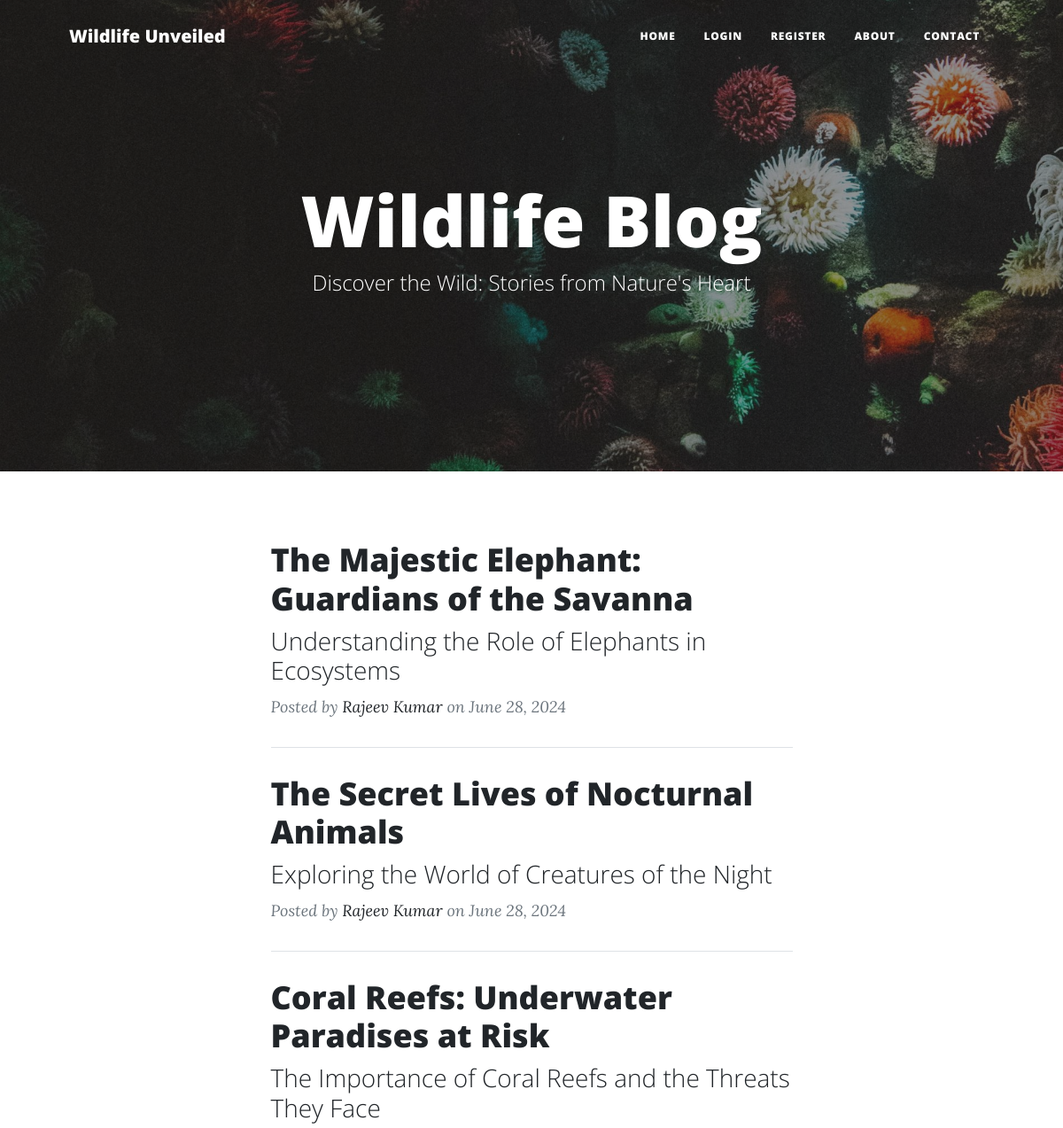
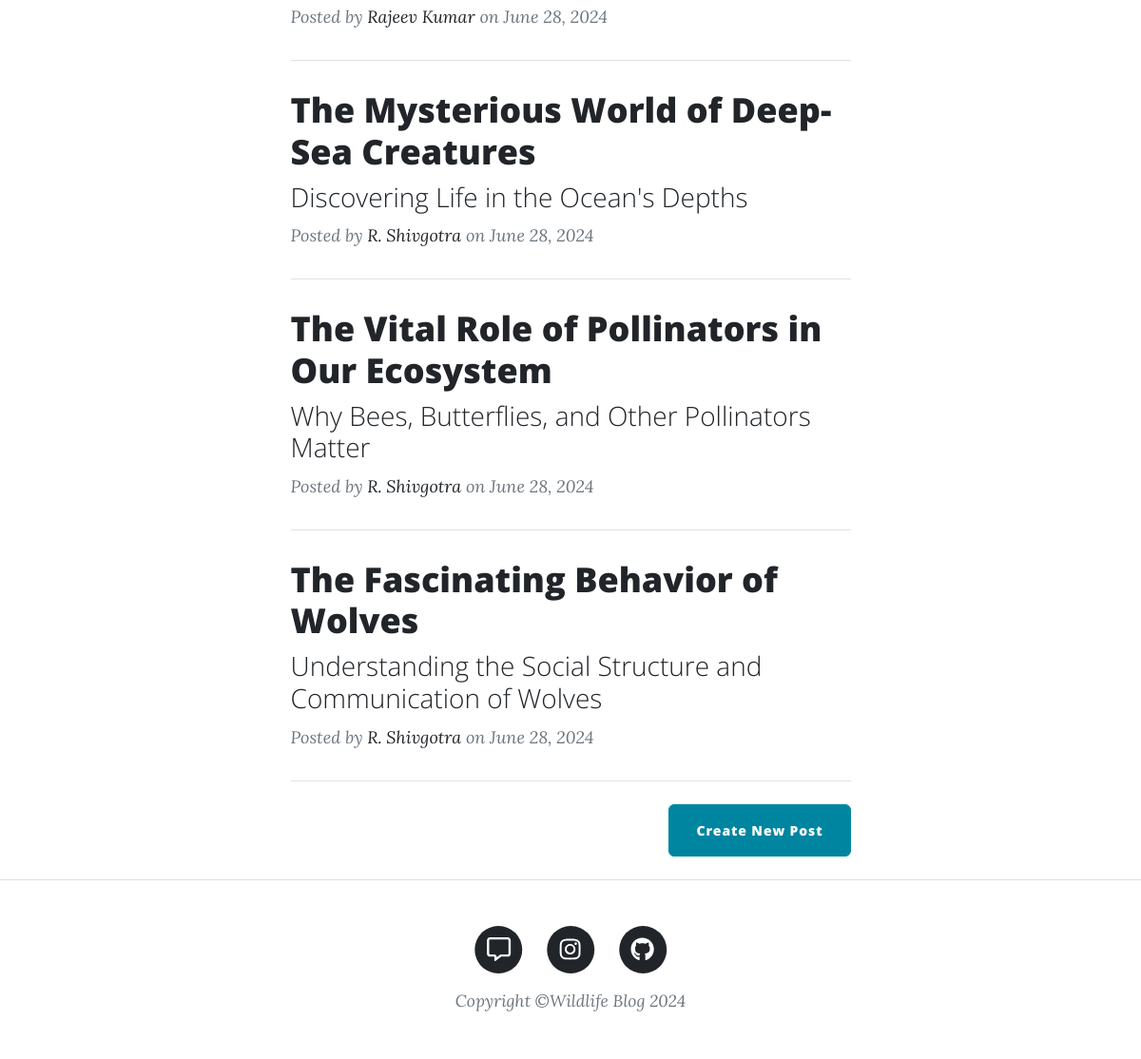
The page / on the database its author committed (2 pictures, top to bottom).
### main.py (models this page shows)
class BlogPost(db.Model):
    __tablename__ = "blog_posts"
    id: Mapped[int] = mapped_column(Integer, primary_key=True)
    author_id: Mapped[int] = mapped_column(Integer, db.ForeignKey("users.id"))
    author = relationship("User", back_populates="posts")
    title: Mapped[str] = mapped_column(String(250), unique=True, nullable=False)
    subtitle: Mapped[str] = mapped_column(String(250), nullable=False)
    date: Mapped[str] = mapped_column(String(250), nullable=False)
    body: Mapped[str] = mapped_column(Text, nullable=False)
    img_url: Mapped[str] = mapped_column(String(250), nullable=False)
    comments = relationship("Comment", back_populates="parent_post")

class User(UserMixin, db.Model):
    __tablename__ = "users"
    id: Mapped[int] = mapped_column(Integer, primary_key=True)
    email: Mapped[str] = mapped_column(String(100), unique=True)
    password: Mapped[str] = mapped_column(String(100))
    name: Mapped[str] = mapped_column(String(100))
    posts = relationship("BlogPost", back_populates="author")
    comments = relationship("Comment", back_populates="comment_author")

### main.py (the view)
@app.route('/')
def get_all_posts():
    result = db.session.execute(db.select(BlogPost))
    posts = result.scalars().all()
    return render_template("index.html", all_posts=posts)

### templates/index.html (shortened to what this page needs)
{% include "header.html" %}
<header
  class="masthead"
  style="background-image: url('../static/assets/img/home-bg.jpg')"
>
  <div class="container position-relative px-4 px-lg-5">
    <div class="row gx-4 gx-lg-5 justify-content-center">
      <div class="col-md-10 col-lg-8 col-xl-7">
        <div class="site-heading">
          <h1>Wildlife Blog</h1>
          <span class="subheading">Discover the Wild: Stories from Nature's Heart</span>
        </div>
      </div>
    </div>
  </div>
</header>
<div class="container px-4 px-lg-5">
  <div class="row gx-4 gx-lg-5 justify-content-center">
    <div class="col-md-10 col-lg-8 col-xl-7">
      {% for post in all_posts %}
      <div class="post-preview">
        <a href="{{ url_for('show_post', post_id=post.id) }}">
          <h2 class="post-title">{{ post.title }}</h2>
          <h3 class="post-subtitle">{{ post.subtitle }}</h3>
        </a>
        <p class="post-meta">
          Posted by
          <a href="#">{{post.author.name}}</a>
          on {{post.date}}
        </p>
      </div>
      <hr class="my-4" />
      {% endfor %}
      <div class="d-flex justify-content-end mb-4">
        <a
          class="btn btn-primary float-right"
          href="{{url_for('add_new_post')}}"
          >Create New Post</a
        >
      </div>
    </div>
  </div>
</div>
{% include "footer.html" %}

### templates/header.html (shortened to what this page needs)
<!DOCTYPE html>
<html lang="en">
  <head>
    {% block styles %}
    {{ bootstrap.load_css() }}
    <link
      href="{{ url_for('static', filename='css/styles.css') }}"
      rel="stylesheet"
    />
    {% endblock %}
  </head>
  <body>
    <nav class="navbar navbar-expand-lg navbar-light" id="mainNav">
      <div class="container px-4 px-lg-5">
        <a class="navbar-brand" href="/">Wildlife Unveiled</a>
        <div class="collapse navbar-collapse" id="navbarResponsive">
          <ul class="navbar-nav ms-auto py-4 py-lg-0">
            <li class="nav-item">
              <a
                class="nav-link px-lg-3 py-3 py-lg-4"
                href="{{ url_for('get_all_posts') }}"
                >Home</a
              >
            </li>
             {% if not current_user.is_authenticated: %}
              <li class="nav-item">
                <a
                  class="nav-link px-lg-3 py-3 py-lg-4"
                  href="{{ url_for('login') }}"
                  >Login</a
                >
              </li>
              <li class="nav-item">
                <a
                  class="nav-link px-lg-3 py-3 py-lg-4"
                  href="{{ url_for('register') }}"
                  >Register</a
                >
              </li>
            {% endif %}
            <li class="nav-item">
              <a
                class="nav-link px-lg-3 py-3 py-lg-4"
                href="{{ url_for('about') }}"
                >About</a
              >
            </li>
            <li class="nav-item">
              <a
                class="nav-link px-lg-3 py-3 py-lg-4"
                href="{{ url_for('contact') }}"
                >Contact</a
              >
            </li>
          </ul>
        </div>
      </div>
    </nav>
  </body>
</html>

### templates/footer.html (shortened to what this page needs)
        <footer class="border-top">
          <div class="container px-4 px-lg-5">
              <div class="row gx-4 gx-lg-5 justify-content-center">
                  <div class="col-md-10 col-lg-8 col-xl-7">
                      <ul class="list-inline text-center">
                          <li class="list-inline-item">
                              <a href="{{url_for('contact')}}">
                                  <span class="fa-stack fa-lg">
                                      <i class="fas fa-circle fa-stack-2x"></i>
                                      <i class="far fa-comment-alt fa-stack-1x fa-inverse"></i>
                                  </span>
                              </a>
                          </li>
                          <li class="list-inline-item">
                              <a href="https://www.instagram.com/rajshivgotra?igsh=MWNzOXVkaTFtZWk0cA==">
                                  <span class="fa-stack fa-lg">
                                      <i class="fas fa-circle fa-stack-2x"></i>
                                      <i class="fab fa-instagram fa-stack-1x fa-inverse"></i>
                                  </span>
                              </a>
                          </li>
                          <li class="list-inline-item">
                              <a href="https://github.com/RajeevKumar2004">
                                  <span class="fa-stack fa-lg">
                                      <i class="fas fa-circle fa-stack-2x"></i>
                                      <i class="fab fa-github fa-stack-1x fa-inverse"></i>
                                  </span>
                              </a>
                          </li>
                      </ul>
                      <div class="small text-center text-muted fst-italic">Copyright &copy;Wildlife Blog 2024</div>
                  </div>
              </div>
          </div>
      </footer>
  </body>
</html>

### rows shown on the page
BlogPost: title "The Majestic Elephant: Guardians of the Savanna", subtitle "Understanding the Role of Elephants in Ecosystems", author.name "Rajeev Kumar", date "June 28, 2024"
BlogPost: title "The Secret Lives of Nocturnal Animals", subtitle "Exploring the World of Creatures of the Night", author.name "Rajeev Kumar", date "June 28, 2024"
BlogPost: title "Coral Reefs: Underwater Paradises at Risk", subtitle "The Importance of Coral Reefs and the Threats They Face", author.name "Rajeev Kumar", date "June 28, 2024"
BlogPost: title "The Mysterious World of Deep-Sea Creatures", subtitle "Discovering Life in the Ocean's Depths", author.name "R. Shivgotra", date "June 28, 2024"
BlogPost: title "The Vital Role of Pollinators in Our Ecosystem", subtitle "Why Bees, Butterflies, and Other Pollinators Matter", author.name "R. Shivgotra", date "June 28, 2024"
BlogPost: title "The Fascinating Behavior of Wolves", subtitle "Understanding the Social Structure and Communication of Wolves", author.name "R. Shivgotra", date "June 28, 2024"
